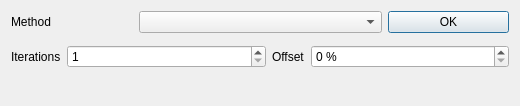
<?xml version="1.0" encoding="UTF-8"?>
<ui version="4.0">
 <class>SimplifyLineDialog</class>
 <widget class="QDialog" name="SimplifyLineDialog">
  <property name="geometry">
   <rect>
    <x>0</x>
    <y>0</y>
    <width>520</width>
    <height>106</height>
   </rect>
  </property>
  <property name="windowTitle">
   <string>Simplification Tool</string>
  </property>
  <layout class="QGridLayout" name="gridLayout">
   <item row="2" column="0" colspan="4">
    <widget class="QLabel" name="labelStatus"/>
   </item>
   <item row="0" column="1" colspan="2">
    <widget class="QComboBox" name="mMethodComboBox"/>
   </item>
   <item row="0" column="3">
    <widget class="QPushButton" name="okButton">
     <property name="text">
      <string>OK</string>
     </property>
    </widget>
   </item>
   <item row="0" column="0">
    <widget class="QLabel" name="label_2">
     <property name="text">
      <string>Method</string>
     </property>
    </widget>
   </item>
   <item row="1" column="0" colspan="4">
    <widget class="QStackedWidget" name="mOptionsStackedWidget">
     <property name="currentIndex">
      <number>1</number>
     </property>
     <widget class="QWidget" name="page">
      <layout class="QHBoxLayout" name="horizontalLayout" stretch="0,1,1">
       <property name="leftMargin">
        <number>0</number>
       </property>
       <property name="topMargin">
        <number>0</number>
       </property>
       <property name="rightMargin">
        <number>0</number>
       </property>
       <property name="bottomMargin">
        <number>0</number>
       </property>
       <item>
        <widget class="QLabel" name="label">
         <property name="text">
          <string>Tolerance</string>
         </property>
        </widget>
       </item>
       <item>
        <widget class="QgsDoubleSpinBox" name="spinTolerance">
         <property name="decimals">
          <number>6</number>
         </property>
         <property name="maximum">
          <double>999999.000000000000000</double>
         </property>
         <property name="value">
          <double>1.000000000000000</double>
         </property>
        </widget>
       </item>
       <item>
        <widget class="QComboBox" name="cboToleranceUnits">
         <item>
          <property name="text">
           <string>Layer units</string>
          </property>
         </item>
         <item>
          <property name="text">
           <string>Pixels</string>
          </property>
         </item>
         <item>
          <property name="text">
           <string>Map units</string>
          </property>
         </item>
        </widget>
       </item>
      </layout>
     </widget>
     <widget class="QWidget" name="page_2">
      <layout class="QHBoxLayout" name="horizontalLayout_2" stretch="0,1,0,1">
       <property name="leftMargin">
        <number>0</number>
       </property>
       <property name="topMargin">
        <number>0</number>
       </property>
       <property name="rightMargin">
        <number>0</number>
       </property>
       <property name="bottomMargin">
        <number>0</number>
       </property>
       <item>
        <widget class="QLabel" name="label_3">
         <property name="text">
          <string>Iterations</string>
         </property>
        </widget>
       </item>
       <item>
        <widget class="QgsSpinBox" name="mIterationsSpin">
         <property name="minimum">
          <number>1</number>
         </property>
         <property name="maximum">
          <number>5</number>
         </property>
         <property name="value">
          <number>1</number>
         </property>
        </widget>
       </item>
       <item>
        <widget class="QLabel" name="label_4">
         <property name="text">
          <string>Offset</string>
         </property>
        </widget>
       </item>
       <item>
        <widget class="QgsSpinBox" name="mOffsetSpin">
         <property name="suffix">
          <string> %</string>
         </property>
         <property name="maximum">
          <number>50</number>
         </property>
        </widget>
       </item>
      </layout>
     </widget>
    </widget>
   </item>
  </layout>
 </widget>
 <customwidgets>
  <customwidget>
   <class>QgsDoubleSpinBox</class>
   <extends>QDoubleSpinBox</extends>
   <header>qgsdoublespinbox.h</header>
  </customwidget>
  <customwidget>
   <class>QgsSpinBox</class>
   <extends>QSpinBox</extends>
   <header>qgsspinbox.h</header>
  </customwidget>
 </customwidgets>
 <tabstops>
  <tabstop>mMethodComboBox</tabstop>
  <tabstop>okButton</tabstop>
 </tabstops>
 <resources/>
 <connections>
  <connection>
   <sender>okButton</sender>
   <signal>clicked()</signal>
   <receiver>SimplifyLineDialog</receiver>
   <slot>accept()</slot>
   <hints>
    <hint type="sourcelabel">
     <x>390</x>
     <y>24</y>
    </hint>
    <hint type="destinationlabel">
     <x>236</x>
     <y>30</y>
    </hint>
   </hints>
  </connection>
 </connections>
</ui>
